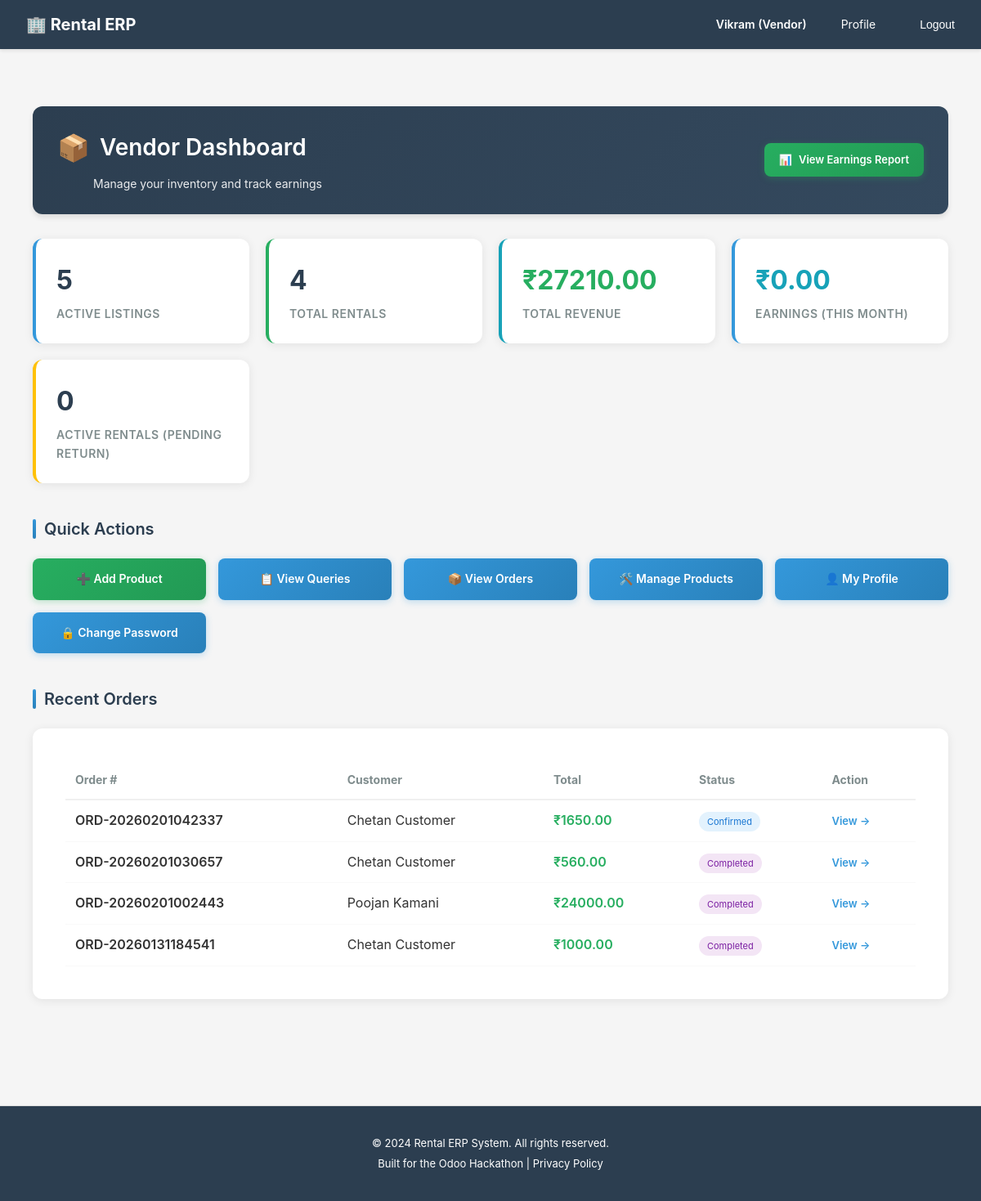
/dashboard/ (signed in), run on an earlier commit of the app's database.
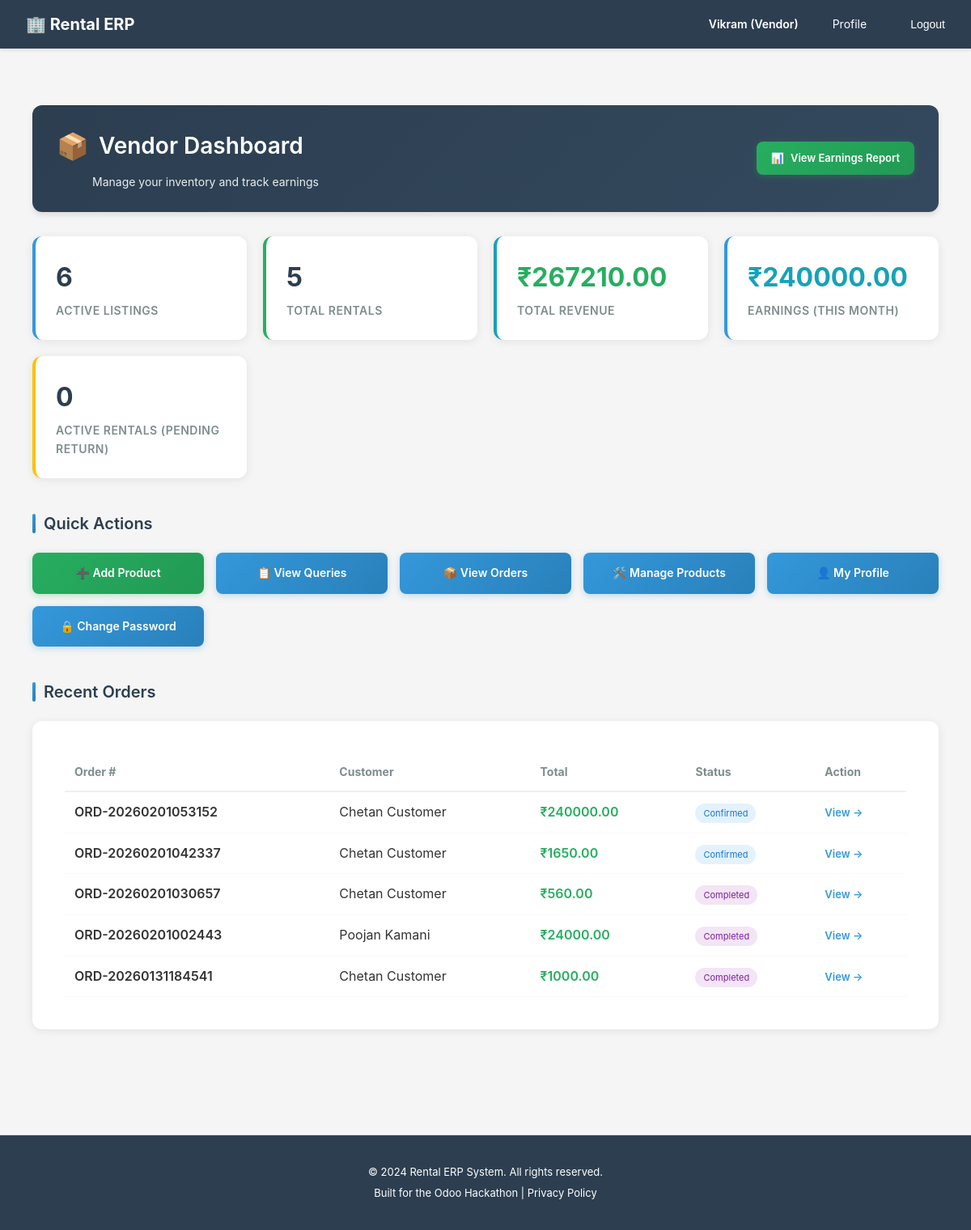
And on a later commit of the database.
### rentals/models.py (models this page shows, shortened)
class RentalOrder(models.Model):
    STATUS_CHOICES = [
        ('draft', 'Draft'),               # Initial state
        ('confirmed', 'Confirmed'),       # Customer committed, stock reserved
        ('in_progress', 'In Progress'),   # Customer has picked up items
        ('completed', 'Completed'),       # Items returned successfully
        ('cancelled', 'Cancelled'),       # Order cancelled before completion
        ('invoiced', 'Invoiced'),         # Invoice generated and sent
    ]
    order_number = models.CharField(
        max_length=50,
        unique=True,
        help_text="Auto-generated unique order ID (e.g., RO-2026-0001)"
    )
    quotation = models.OneToOneField(
        Quotation,
        on_delete=models.SET_NULL,
        blank=True,
        null=True,
        related_name='rental_order',
        help_text="Source quotation that was converted to this order"
    )
    customer = models.ForeignKey(
        settings.AUTH_USER_MODEL,
        on_delete=models.CASCADE,
        related_name='rental_orders',
        limit_choices_to={'role': 'customer'},
        help_text="Customer placing the rental order"
    )
    vendor = models.ForeignKey(
        settings.AUTH_USER_MODEL,
        on_delete=models.CASCADE,
        related_name='vendor_rental_orders',
        limit_choices_to={'role': 'vendor'},
        help_text="Vendor fulfilling the rental order"
    )
    status = models.CharField(
        max_length=20,
        choices=STATUS_CHOICES,
        default='draft',
        help_text="Current order stage in the rental lifecycle"
    )
    delivery_address = models.TextField(
        help_text="Where items will be delivered/picked up"
    )
    billing_address = models.TextField(
        help_text="Address for invoice (may differ from delivery)"
    )
    subtotal = models.DecimalField(
        max_digits=12,
        decimal_places=2,
        default=Decimal('0.00'),
        help_text="Sum of all order lines"
    )
    discount_amount = models.DecimalField(
        max_digits=12,
        decimal_places=2,
        default=Decimal('0.00'),
        help_text="Discount applied"
    )
    tax_amount = models.DecimalField(
        max_digits=12,
        decimal_places=2,
        default=Decimal('0.00'),
        help_text="GST amount"
    )
    late_fee = models.DecimalField(
        max_digits=12,
        decimal_places=2,
        default=Decimal('0.00'),
        help_text="Late return penalties (added if items returned late)"
    )
    total = models.DecimalField(
        max_digits=12,
        decimal_places=2,
        default=Decimal('0.00'),
        help_text="Final order total including all fees"
    )
    advance_payment_percentage = models.DecimalField(
        max_digits=5,
        decimal_places=2,
        default=Decimal('0.00'),
        help_text="Required advance payment % for this order"
    )
    advance_payment_amount = models.DecimalField(
        max_digits=12,
        decimal_places=2,
        default=Decimal('0.00'),
        help_text="Calculated advance amount expected"
    )
    deposit_amount = models.DecimalField(
        max_digits=12,
        decimal_places=2,
        default=Decimal('0.00'),
        help_text="Security deposit collected upfront"
    )
    paid_amount = models.DecimalField(
        max_digits=12,
        decimal_places=2,
        default=Decimal('0.00'),
        help_text="Amount paid so far (partial or full)"
    )
    notes = models.TextField(
        blank=True,
        null=True,
        help_text="Special instructions or customer requests"
    )
    requires_approval = models.BooleanField(
        default=False,
        help_text="Whether this order needs approval (for high-value orders)"
    )
    approval_status = models.CharField(
        max_length=20,
        choices=[
            ('not_required', 'Not Required'),
            ('pending', 'Pending Approval'),
            ('approved', 'Approved'),
            ('rejected', 'Rejected'),
        ],
        default='not_required',
        help_text="Current approval status"
    )
    approved_by = models.ForeignKey(
        settings.AUTH_USER_MODEL,
        on_delete=models.SET_NULL,
        blank=True,
        null=True,
        related_name='approved_rental_orders',
        help_text="Admin who approved this order"
    )
    approved_at = models.DateTimeField(
        blank=True,
        null=True,
        help_text="When this order was approved"
    )
    created_at = models.DateTimeField(auto_now_add=True)
    updated_at = models.DateTimeField(auto_now=True)
    confirmed_at = models.DateTimeField(
        blank=True,
        null=True,
        help_text="When order was confirmed"
    )
    completed_at = models.DateTimeField(
        blank=True,
        null=True,
        help_text="When all items were returned"
    )
    class Meta:
        db_table = 'rental_orders'
        verbose_name = 'Rental Order'
        verbose_name_plural = 'Rental Orders'
        ordering = ['-created_at']
        indexes = [
            models.Index(fields=['customer', 'status']),
            models.Index(fields=['vendor', 'status']),
            models.Index(fields=['order_number']),
        ]

### accounts/models.py (models this page shows, shortened)
class User(AbstractUser):
    ROLE_CHOICES = [
        ('customer', 'Customer'),  # End-user who rents products
        ('vendor', 'Vendor'),      # Business user who owns rental products
        ('admin', 'Admin'),        # System administrator with full access
    ]
    email = models.EmailField(
        unique=True,
        validators=[EmailValidator()],
        help_text="Used for login and notifications"
    )
    role = models.CharField(
        max_length=20,
        choices=ROLE_CHOICES,
        default='customer',
        help_text="Determines user's permissions and accessible features"
    )
    phone = models.CharField(
        max_length=15,
        blank=True,
        null=True,
        validators=[
            RegexValidator(
                regex=r'^\+?1?\d{9,15}$',
                message="Phone number must be entered in the format: '+999999999'. Up to 15 digits allowed."
            )
        ],
        help_text="Contact number for order notifications and support"
    )
    is_verified = models.BooleanField(
        default=False,
        help_text="Email verification status for security"
    )
    totp_secret = models.CharField(
        max_length=32,
        blank=True,
        null=True,
        help_text="TOTP secret key for 2FA (encrypted)"
    )
    totp_enabled = models.BooleanField(
        default=False,
        help_text="Whether TOTP 2FA is enabled for this user"
    )
    created_at = models.DateTimeField(auto_now_add=True)
    updated_at = models.DateTimeField(auto_now=True)
    @property
    def phone_number(self):
        """Property alias for backward compatibility with older view/form code"""
        return self.phone
    USERNAME_FIELD = 'email'
    REQUIRED_FIELDS = ['username', 'first_name', 'last_name']
    class Meta:
        db_table = 'users'
        verbose_name = 'User'
        verbose_name_plural = 'Users'
        ordering = ['-created_at']

### dashboards/views.py (the view)
# urls.py: path('', views.dashboard, name='dashboard'),
@login_required
def dashboard(request):
    user = request.user
    context = {'user': user}
    if user.role == 'customer':
        from rentals.models import Quotation
        context['sent_queries'] = Quotation.objects.filter(
            customer=user,
            status='sent'
        ).order_by('-created_at')[:5]
        return render(request, 'dashboards/customer_dashboard.html', context)
    elif user.role == 'vendor':
        from catalog.models import Product
        from rentals.models import RentalOrder
        context['active_listings_count'] = Product.objects.filter(
            vendor=user,
            is_published=True
        ).count()
        context['total_rentals_count'] = RentalOrder.objects.filter(
            vendor=user
        ).count()
        context['total_revenue'] = RentalOrder.objects.filter(
            vendor=user
        ).aggregate(Sum('total'))['total__sum'] or Decimal('0.00')
        context['pending_returns_count'] = RentalOrder.objects.filter(
            vendor=user,
            status='in_progress'
        ).count()
        month_start = timezone.now().replace(day=1, hour=0, minute=0, second=0, microsecond=0)
        context['monthly_earnings'] = RentalOrder.objects.filter(
            vendor=user,
            created_at__gte=month_start,
            status__in=['confirmed', 'in_progress', 'completed', 'invoiced']
        ).aggregate(Sum('total'))['total__sum'] or Decimal('0.00')
        context['recent_orders'] = RentalOrder.objects.filter(
            vendor=user
        ).order_by('-created_at')[:5]
        return render(request, 'dashboards/vendor_dashboard.html', context)
    elif user.role == 'admin':
        from accounts.models import VendorProfile
        context['pending_vendors'] = VendorProfile.objects.filter(is_approved=False).count()
        return render(request, 'dashboards/admin_dashboard.html', context)
    return render(request, 'dashboards/dashboard.html', context)

### rental_erp/compliance.py (called while the page is built)
    def process_request(self, request):
        if not request.user.is_authenticated:
            return None
        if request.method == 'GET':
            path_lower = request.path.lower()
            for model in self.PERSONAL_DATA_MODELS:
                if model in path_lower:
                    self._log_data_access(request, model)
                    break
        return None

    def process_request(self, request):
        if not request.user.is_authenticated:
            return None
        consent_key = f'gdpr_consent:{request.user.id}'
        has_consent = cache.get(consent_key)
        if has_consent is None:
            cache.set(consent_key, True, 86400)  # Cache for 24 hours
        return None

    def process_response(self, request, response):
        response['X-Privacy-Policy'] = '/privacy-policy/'
        if hasattr(settings, 'DATA_RETENTION_DAYS'):
            response['X-Data-Retention-Days'] = str(settings.DATA_RETENTION_DAYS)
        return response

### rental_erp/security.py (called while the page is built, shortened)
    def process_response(self, request, response):
        if not self.is_sensitive_operation(request):
            return response

### templates/dashboards/vendor_dashboard.html (shortened to what the changed rows need)
{% extends 'base.html' %}
{% block content %}
<div class="dashboard-container">
    <div class="page-header" style="display: flex; justify-content: space-between; align-items: center;">
        <div>
            <h2>Vendor Dashboard</h2>
        </div>
    </div>
    <div class="stats-grid">
        <div class="stat-card">
            <h3 class="stat-value">{{ active_listings_count }}</h3>
            <p class="stat-label">Active Listings</p>
        </div>
        <div class="stat-card">
            <h3 class="stat-value">{{ total_rentals_count }}</h3>
            <p class="stat-label">Total Rentals</p>
        </div>
        <div class="stat-card">
            <h3 class="stat-value" style="color: #27ae60;">₹{{ total_revenue|floatformat:2 }}</h3>
            <p class="stat-label">Total Revenue</p>
        </div>
        <div class="stat-card">
            <h3 class="stat-value" style="color: #17a2b8;">₹{{ monthly_earnings|floatformat:2 }}</h3>
            <p class="stat-label">Earnings (This Month)</p>
        </div>
    </div>
    <div class="actions-section">
        <h2 class="section-title">Quick Actions</h2>
    </div>
    <div>
        <h2 class="section-title">Recent Orders</h2>
        <div class="orders-wrapper">
            <div class="orders-content">
                {% if recent_orders %}
                <table style="width: 100%; border-collapse: collapse;">
                    <thead>
                        <tr style="text-align: left; border-bottom: 2px solid #f0f0f0;">
                            <th style="padding: 12px; font-size: 14px; color: #7f8c8d;">Order #</th>
                            <th style="padding: 12px; font-size: 14px; color: #7f8c8d;">Customer</th>
                            <th style="padding: 12px; font-size: 14px; color: #7f8c8d;">Total</th>
                            <th style="padding: 12px; font-size: 14px; color: #7f8c8d;">Status</th>
                            <th style="padding: 12px; font-size: 14px; color: #7f8c8d;">Action</th>
                        </tr>
                    </thead>
                    <tbody>
                        {% for order in recent_orders %}
                        <tr style="border-bottom: 1px solid #f9f9f9;">
                            <td style="padding: 12px; font-weight: 600;">{{ order.order_number }}</td>
                            <td style="padding: 12px;">{{ order.customer.get_full_name }}</td>
                            <td style="padding: 12px; color: #27ae60; font-weight: 600;">₹{{ order.total }}</td>
                            <td style="padding: 12px;">
                                <span class="badge" style="
                                    padding: 5px 10px;
                                    border-radius: 12px;
                                    font-size: 11px;
                                    {% if order.status == 'confirmed' %}background: #e3f2fd; color: #1976d2;
                                    {% elif order.status == 'in_progress' %}background: #e8f5e9; color: #2e7d32;
                                    {% elif order.status == 'completed' %}background: #f3e5f5; color: #7b1fa2;
                                    {% else %}background: #eee; color: #666;{% endif %}
                                ">{{ order.get_status_display }}</span>
                            </td>
                            <td style="padding: 12px;">
                                <a href="{% url 'rentals:order_detail' order.id %}" style="color: #3498db; font-size: 13px; font-weight: 600;">View →</a>
                            </td>
                        </tr>
                        {% endfor %}
                    </tbody>
                </table>
                {% else %}
                <div class="empty-state">
                    <div class="empty-state-icon">📭</div>
                    <p class="empty-state-text">No orders yet. Start listing products to get rental requests from customers!</p>
                </div>
                {% endif %}
            </div>
        </div>
    </div>
</div>
{% endblock %}

What changed in the data, as far as the page shows it:
added RentalOrder: order_number "ORD-20260201053152", customer.get_full_name "Chetan Customer", total "240000.00", status "Confirmed"
Also different on the page:
{{ active_listings_count }}: "5" → "6"
{{ total_rentals_count }}: "4" → "5"
{{ total_revenue|floatformat:2 }}: "27210.00" → "267210.00"
{{ monthly_earnings|floatformat:2 }}: "0.00" → "240000.00"
